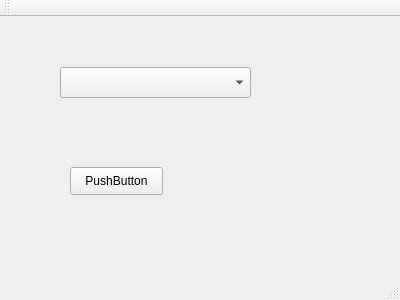
<?xml version="1.0" encoding="UTF-8"?>
<ui version="4.0">
 <class>MainWindow</class>
 <widget class="QMainWindow" name="MainWindow">
  <property name="geometry">
   <rect>
    <x>0</x>
    <y>0</y>
    <width>400</width>
    <height>300</height>
   </rect>
  </property>
  <property name="windowTitle">
   <string>MainWindow</string>
  </property>
  <widget class="QWidget" name="centralWidget">
   <widget class="QComboBox" name="comboBox">
    <property name="geometry">
     <rect>
      <x>60</x>
      <y>50</y>
      <width>191</width>
      <height>31</height>
     </rect>
    </property>
   </widget>
   <widget class="QPushButton" name="pushButton">
    <property name="geometry">
     <rect>
      <x>70</x>
      <y>150</y>
      <width>93</width>
      <height>28</height>
     </rect>
    </property>
    <property name="text">
     <string>PushButton</string>
    </property>
   </widget>
  </widget>
  <widget class="QMenuBar" name="menuBar">
   <property name="geometry">
    <rect>
     <x>0</x>
     <y>0</y>
     <width>400</width>
     <height>26</height>
    </rect>
   </property>
  </widget>
  <widget class="QToolBar" name="mainToolBar">
   <attribute name="toolBarArea">
    <enum>TopToolBarArea</enum>
   </attribute>
   <attribute name="toolBarBreak">
    <bool>false</bool>
   </attribute>
  </widget>
  <widget class="QStatusBar" name="statusBar"/>
 </widget>
 <layoutdefault spacing="6" margin="11"/>
 <resources/>
 <connections/>
</ui>
